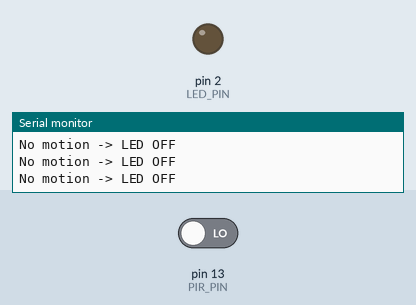
The sketch below on a simulated Arduino Uno, built with avr-gcc and run on an emulated ATmega328P. On the bench: output pins drawn as LEDs (lit = HIGH), the last lines printed to the serial monitor. The inputs (shaded band) are chosen by the test bench; at power-on: pin 13 (PIR_PIN) LOW.

Above: at 1.8 s.
1.9 s: pin 13 (PIR_PIN) driven HIGH
At 2.7 s:
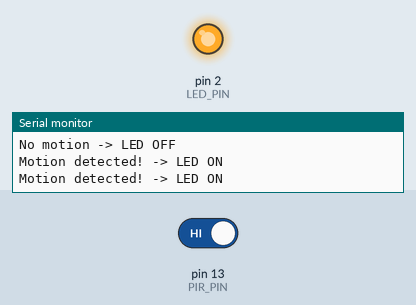
3.5 s: pin 13 (PIR_PIN) driven LOW
At 3.8 s:
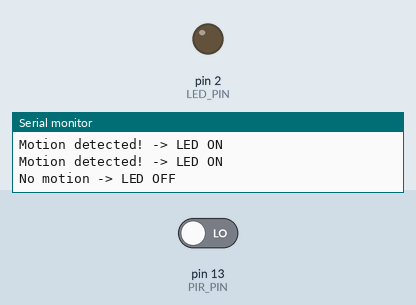
Timing chart, 0 to 6.5 s (numbered marks = the images above; inputs shaded):
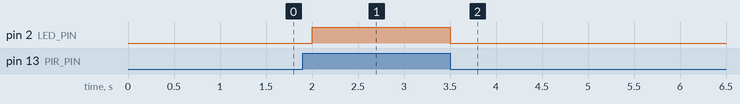

The sketch:

code.ino
```cpp
const int PIR_PIN = 13; const int LED_PIN = 2;

void setup() { Serial.begin(115200);

pinMode(PIR_PIN, INPUT); pinMode(LED_PIN, OUTPUT);

Serial.println("PIR Motion Detection System"); Serial.println("----------------------------"); }

void loop() {

int motionState = digitalRead(PIR_PIN);

if (motionState == HIGH) {

digitalWrite(LED_PIN, HIGH);

Serial.println("Motion detected! -> LED ON");
} else {

digitalWrite(LED_PIN, LOW);

Serial.println("No motion -> LED OFF");
}

delay(500); }
```

Measured:
- after the input at 1.9 s, pin 2 (LED_PIN): LOW → HIGH after 0.10 s
- after the input at 3.5 s, pin 2 (LED_PIN): HIGH → LOW at once
